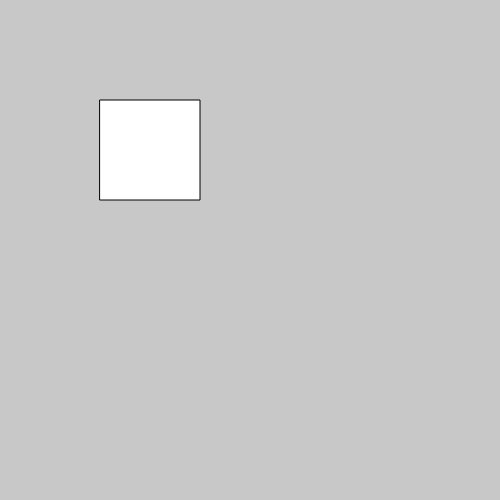
Frame 1 (no input)
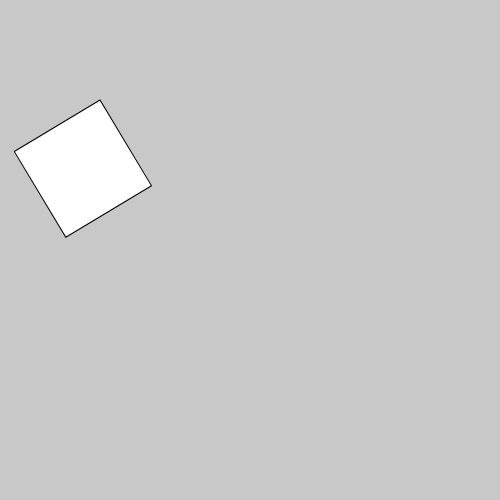
Frame 60 (no input)
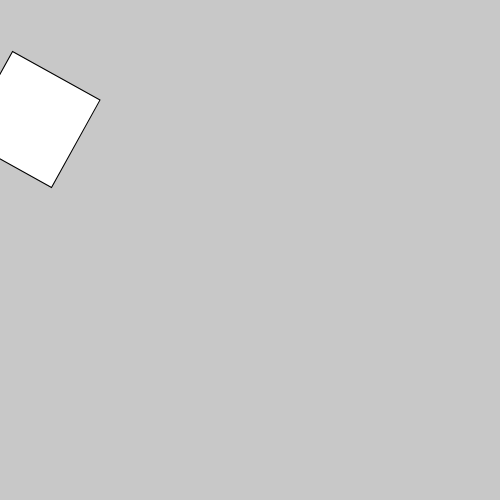
Frame 120 (the mouse pressed at the canvas centre since frame 60)

The p5.js sketch that drew these frames (run headless with seeded random() and noise() and a simulated clock; from frame 60 on, the mouse is pressed at the canvas centre):

// p5.js sketch
// ── sketch.js
var angle = 0;

function setup() {
  createCanvas(500, 500);
  angleMode(DEGREES);
  rectMode(CENTER);
}

function draw() {
  background(200);
  translate(100, 100); //translate the canvas!!!
rotate(angle); //45 degree, radient value
  rect(50, 50, 100, 100);
  angle = angle + 1;
}
